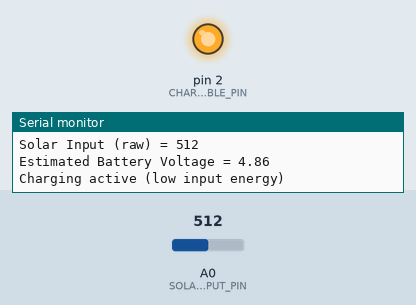
A sketch run on a simulated Arduino Uno, built with avr-gcc and run on an emulated ATmega328P. On the bench: output pins drawn as LEDs (lit = HIGH), the last lines printed to the serial monitor. The inputs (shaded band) are chosen by the test bench; at power-on: A0 (SOLAR_INPUT_PIN) = 512.

Above: at 2.8 s.
2.9 s: A0 (SOLAR_INPUT_PIN) set to 535
5.6 s: A0 (SOLAR_INPUT_PIN) set to 567
At 7.4 s:
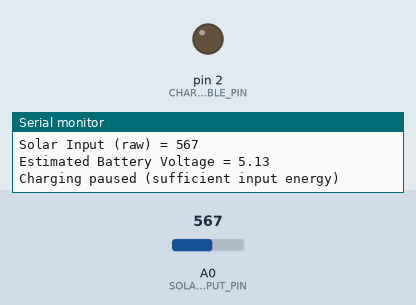
8.3 s: A0 (SOLAR_INPUT_PIN) set to 540
At 10.6 s:
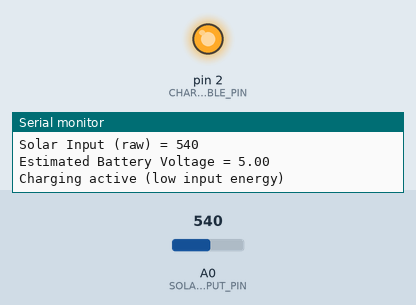
11.7 s: A0 (SOLAR_INPUT_PIN) set to 560
At 13.6 s:
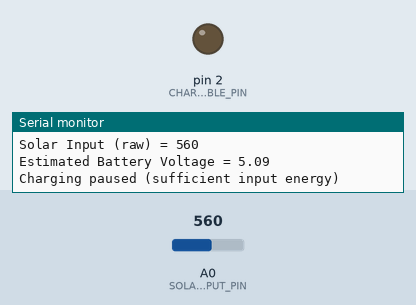
Timing chart, 0 to 15.1 s (numbered marks = the images above; inputs shaded):
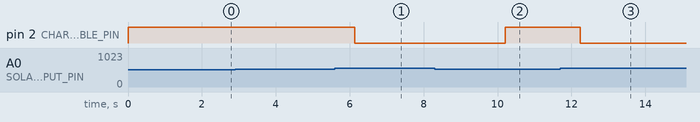

Measured:
- the behaviour switches between 550 and 551 on A0 (SOLAR_INPUT_PIN) (found by bisection; images 0 and 1)
- after the input at 5.6 s, pin 2 (CHARGE_ENABLE_PIN): HIGH → LOW after 0.53 s
- after the input at 8.3 s, pin 2 (CHARGE_ENABLE_PIN): LOW → HIGH after 1.9 s
- after the input at 11.7 s, pin 2 (CHARGE_ENABLE_PIN): HIGH → LOW after 0.54 s

The sketch:

sundara_solar_controller.ino
```cpp
/*
  Sundara Adaptive Solar Energy Controller
  Prototype: Solar-powered battery charging regulator with adaptive logic

  This system monitors input voltage from a solar source and dynamically
  enables or disables charging based on a defined threshold. It demonstrates
  energy-aware decision-making for embedded systems, which can be extended
  to SmallSat onboard power management.
*/

// Pin Definitions
#define SOLAR_INPUT_PIN A0
#define CHARGE_ENABLE_PIN 2

// System Parameters
#define CHARGE_THRESHOLD 550        // Threshold for voltage decision
#define CHARGE_ON_TIME 2000         // Charging duration (ms)
#define CHARGE_OFF_TIME 2000        // Pause duration (ms)

// Variables
int inputVoltage = 0;

void setup() {
  pinMode(CHARGE_ENABLE_PIN, OUTPUT);
  digitalWrite(CHARGE_ENABLE_PIN, HIGH); // Start with charging enabled
  Serial.begin(9600);
}

void loop() {

  // Read solar input voltage
  inputVoltage = analogRead(SOLAR_INPUT_PIN);

  // Print readings to Serial Monitor
  Serial.print("Solar Input (raw) = ");
  Serial.println(inputVoltage);

  Serial.print("Estimated Battery Voltage = ");
  Serial.println(inputVoltage * 0.00488 + 2.36);

  // Adaptive charging logic
  if (inputVoltage > CHARGE_THRESHOLD) {

    Serial.println("Charging paused (sufficient input energy)");
    digitalWrite(CHARGE_ENABLE_PIN, LOW);
    delay(CHARGE_OFF_TIME);

  } else {

    Serial.println("Charging active (low input energy)");
    digitalWrite(CHARGE_ENABLE_PIN, HIGH);
    delay(CHARGE_ON_TIME);
  }
}
```
